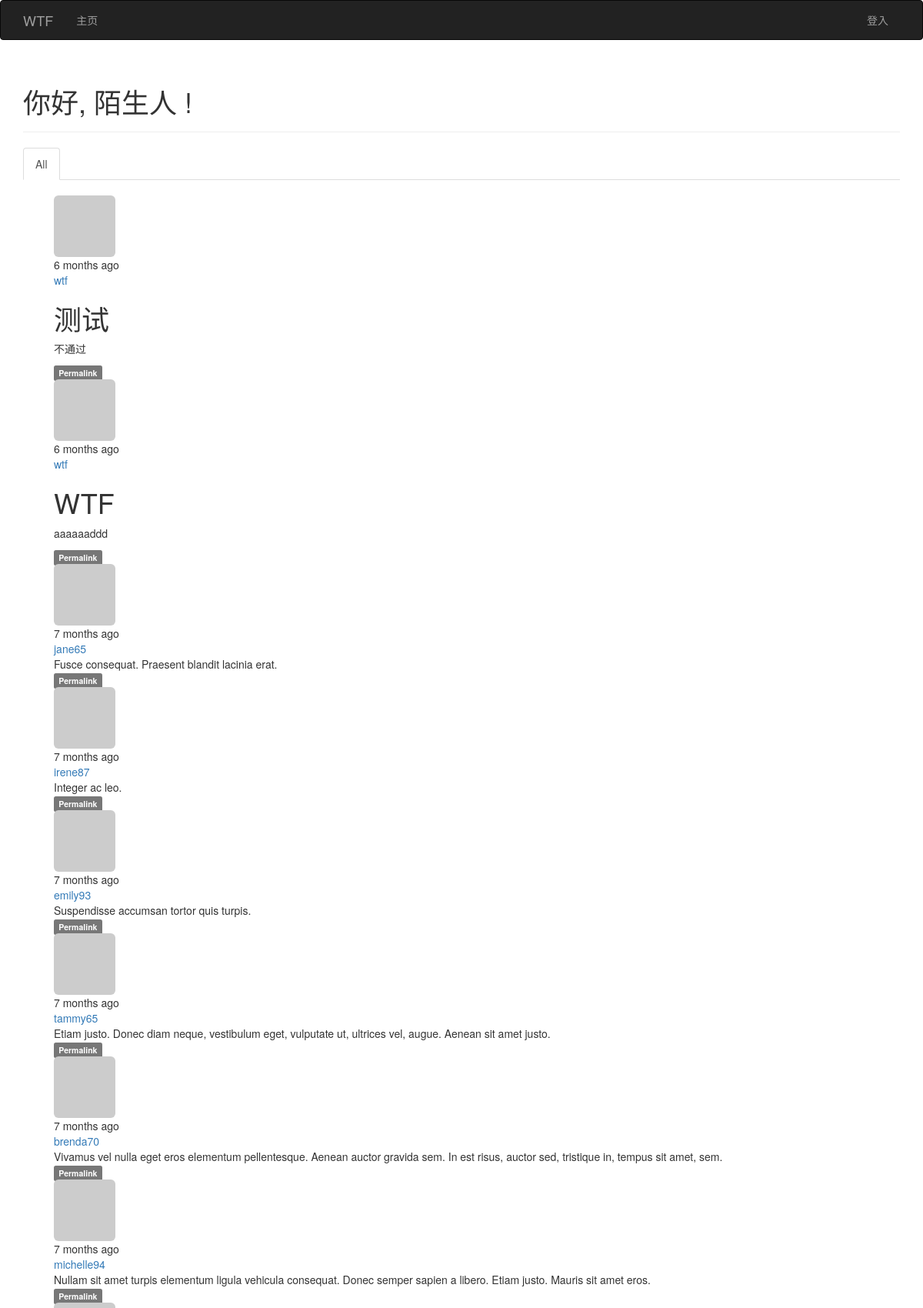
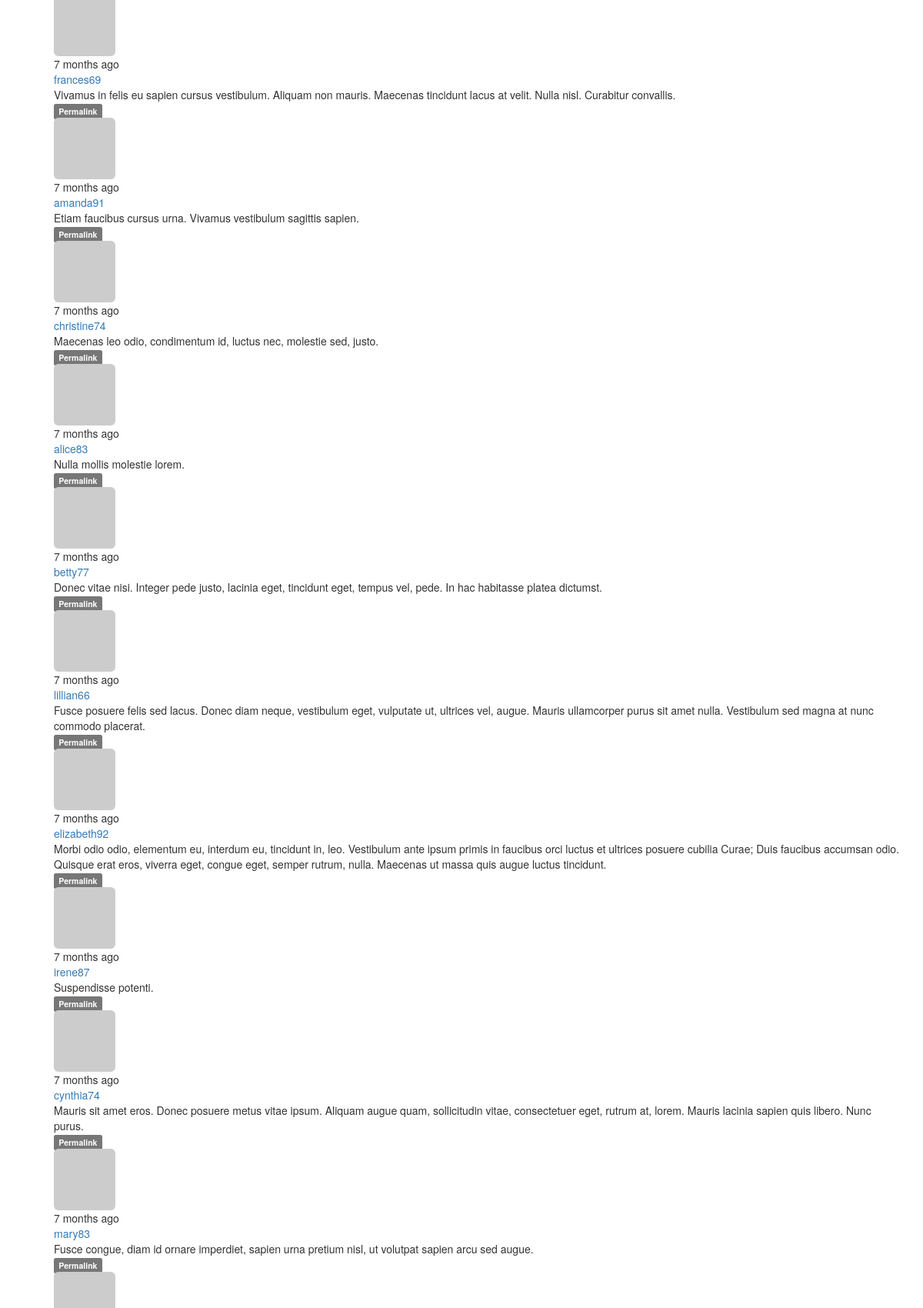
The page / (upper part) on the database its author committed (2 pictures, top to bottom).
### app/models.py (models this page shows, shortened)
class Post(db.Model) :
    __tablename__ = 'posts'
    id = db.Column(db.Integer,primary_key=True)
    body = db.Column(db.Text)
    timestamp = db.Column(db.DateTime,index=True,default=datetime.utcnow())
    author_id = db.Column(db.Integer,db.ForeignKey('users.id'))
    body_html = db.Column(db.Text)
    comments = db.relationship('Comment', backref='post', lazy='dynamic')

class User(UserMixin,db.Model):
    __tablename__ = 'users'
    id = db.Column(db.Integer, primary_key=True)
    email = db.Column(db.String(64), unique=True, index=True)
    username = db.Column(db.String(64), unique=True, index=True)
    role_id = db.Column(db.Integer, db.ForeignKey('roles.id'))
    password_hash = db.Column(db.String(128))
    confirmed = db.Column(db.Boolean,default=False)
    name = db.Column(db.String(64))
    location = db.Column(db.String(64))
    about_me = db.Column(db.Text())
    avatar_hash = db.Column(db.String(32))
    member_since = db.Column(db.DateTime(), default=datetime.utcnow)
    last_seen = db.Column(db.DateTime(), default=datetime.utcnow)
    posts = db.relationship('Post',backref = 'author',lazy = 'dynamic')
    followed  = db.relationship('Follow',foreign_keys = [Follow.follower_id], backref=db.backref
                     ('follower',lazy = 'joined'),lazy='dynamic',cascade='all,delete-orphan') #foreign_keys消除歧义
    followers = db.relationship('Follow',foreign_keys = [Follow.followed_id], backref=db.backref
                     ('followed',lazy = 'joined'),lazy='dynamic',cascade='all,delete-orphan')
    comments =  db.relationship('Comment',backref='author',lazy='dynamic')
    @property
    def password(self):
        raise AttributeError('密码不可见')
    def gravatar(self,size=100,default='identicon', rating='g'):
        if request.is_secure:
            url = 'https://secure.gravatar.com/avatar'
        else:
            url = 'http://www.gravatar.com/avatar'
        hash = self.avatar_hash or hashlib.md5(self.email.encode('utf-8')).hexdigest()
        return '{url}/{hash}?s={size}&d={default}&r={rating}'.format(url=url,hash=hash,size=size,default=default,rating=rating)

### app/main/views.py (the view)
@main.route('/',methods=['GET','POST'])
def index():
    form = PostForm()
    if current_user.can(Permission.WRITE_ARTICLES) and form.validate_on_submit():
        post = Post(body=form.body.data,author=current_user._get_current_object())
        db.session.add(post)
        return redirect(url_for('main.index'))
    show_followed = False
    if current_user.is_authenticated:
        show_followed = bool(request.cookies.get('show_followed',''))
    if show_followed :
        query = current_user.followed_posts
    else :
        query = Post.query
    page = request.args.get('page',1,type=int)
    pagination = query.order_by(Post.timestamp.desc()).paginate(page)
    posts = pagination.items
    return render_template('index.html',current_time=datetime.utcnow(),form=form,posts=posts,pagination=pagination,
                           show_followed=show_followed)

### app/auth/views.py (called while the page is built)
@auth.before_app_request
def before_request():
    if  current_user.is_authenticated :
        current_user.ping()
        if  not current_user.confirmed \
        and request.endpoint[:5] != 'auth.' \
        and request.endpoint != 'static'  :
            return redirect(url_for('auth.unconfirmed'))

### app/main/__init__.py (called while the page is built)
@main.app_context_processor
def inject_permissions():
    return dict(Permission=Permission)

### app/models.py (called while the page is built)
    def can(self,pemissions):
        return False

    def is_administrator(self):
        return False

### app/templates/index.html (shortened to what this page needs)
{% extends "base.html" %}
{% import "bootstrap/wtf.html" as wtf %}
{% import "_macros.html" as macros %}
{% block page_content %}
	<div class="page-header">
		<h1>你好,{% if current_user.is_authenticated %} {{ current_user.username }} {% else %} 陌生人 {% endif %}!</h1>
	</div>
<div class="post-tabs">
    <ul class="nav nav-tabs">
        <li {% if not show_followed %} class="active"{% endif %}><a href="{{ url_for('.show_all') }}">All</a></li>
    </ul>
    {% include '_posts.html' %}
</div>
{% endblock %}

### app/templates/_posts.html (shortened to what this page needs)
﻿<ul class="posts">
    {% for post in posts %}
    <div>
        <a href="{{ url_for('main.user',username=post.author.username)}}">
            <img class="img-rounded profile-thumbnail" src="{{ post.author.gravatar(size=40) }}">
        </a>
    </div>
    <div class="post-content">
        <div class="post-date">{{ moment(post.timestamp).fromNow() }}</div>
        <div class="post-author"><a href="{{ url_for('main.user',username=post.author.username)}}">{{ post.author.username }}</a></div>
        <div class="post-body">
            {% if post.body_html %}
                {{ post.body_html | safe }}
            {% else %}
                {{ post.body }}
            {% endif %}
        </div>
        <div class="post-footer">
                <a href="{{ url_for('.post', id=post.id) }}">
                    <span class="label label-default">Permalink</span>
                </a>
            </div>
    </div>
    {% endfor %}
</ul>

### rows shown on the page
Post: timestamp "6 months ago", author.username "wtf", body_html "测试 不通过"
Post: timestamp "6 months ago", author.username "wtf", body_html "WTF aaaaaaddd"
Post: timestamp "7 months ago", author.username "jane65", body "Fusce consequat. Praesent blandit lacinia erat."
Post: timestamp "7 months ago", author.username "irene87", body "Integer ac leo."
Post: timestamp "7 months ago", author.username "emily93", body "Suspendisse accumsan tortor quis turpis."
Post: timestamp "7 months ago", author.username "tammy65", body "Etiam justo. Donec diam neque, vestibulum eget, vulputate ut, ultrices vel, augue. Aenean sit amet justo."
Post: timestamp "7 months ago", author.username "brenda70", body "Vivamus vel nulla eget eros elementum pellentesque. Aenean auctor gravida sem. In est risus, auctor sed, tristique in, tempus sit amet, sem."
Post: timestamp "7 months ago", author.username "michelle94", body "Nullam sit amet turpis elementum ligula vehicula consequat. Donec semper sapien a libero. Etiam justo. Mauris sit amet eros."
Post: timestamp "7 months ago", author.username "frances69", body "Vivamus in felis eu sapien cursus vestibulum. Aliquam non mauris. Maecenas tincidunt lacus at velit. Nulla nisl. Curabitur convallis."
Post: timestamp "7 months ago", author.username "amanda91", body "Etiam faucibus cursus urna. Vivamus vestibulum sagittis sapien."
Post: timestamp "7 months ago", author.username "christine74", body "Maecenas leo odio, condimentum id, luctus nec, molestie sed, justo."
Post: timestamp "7 months ago", author.username "alice83", body "Nulla mollis molestie lorem."
Post: timestamp "7 months ago", author.username "betty77", body "Donec vitae nisi. Integer pede justo, lacinia eget, tincidunt eget, tempus vel, pede. In hac habitasse platea dictumst."
Post: timestamp "7 months ago", author.username "lillian66", body "Fusce posuere felis sed lacus. Donec diam neque, vestibulum eget, vulputate ut, ultrices vel, augue. Mauris ullamcorper purus sit amet nulla. Vestibulum sed magna at nunc commodo placerat."
Post: timestamp "7 months ago", author.username "elizabeth92", body "Morbi odio odio, elementum eu, interdum eu, tincidunt in, leo. Vestibulum ante ipsum primis in faucibus orci luctus et ultrices posuere cubilia Curae; Duis faucibus accumsan odio. Quisque erat eros, viverra eget, congue eget, semper rutrum, nulla. Maecenas ut massa quis augue luctus tincidunt."
Post: timestamp "7 months ago", author.username "irene87", body "Suspendisse potenti."
Post: timestamp "7 months ago", author.username "cynthia74", body "Mauris sit amet eros. Donec posuere metus vitae ipsum. Aliquam augue quam, sollicitudin vitae, consectetuer eget, rutrum at, lorem. Mauris lacinia sapien quis libero. Nunc purus."
Post: timestamp "7 months ago", author.username "mary83", body "Fusce congue, diam id ornare imperdiet, sapien urna pretium nisl, ut volutpat sapien arcu sed augue."
